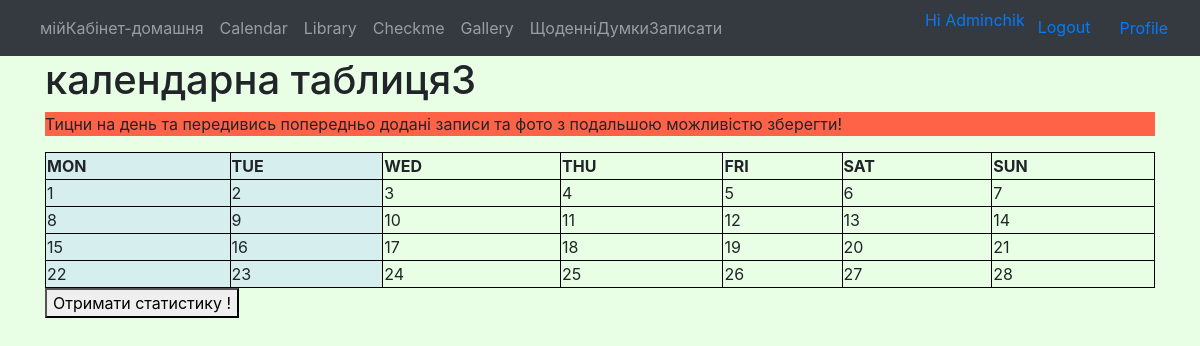
The page /calendar/ (signed in) on the database as committed earlier.
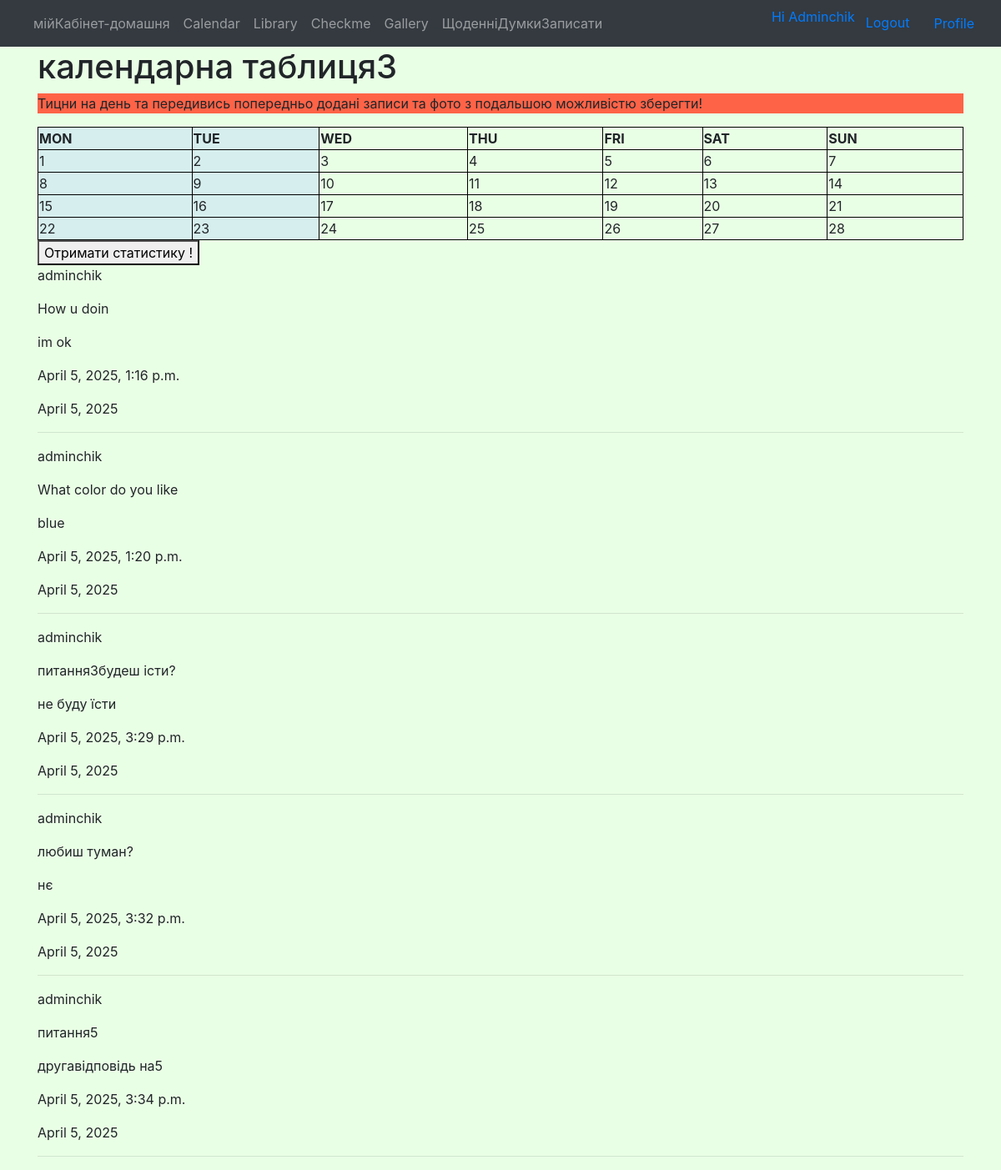
The same page on the database as committed later.
### mainapp/models.py (models this page shows, shortened)
class UserAnswer(models.Model):
    user = models.ForeignKey(User, on_delete=models.CASCADE)
    survey = models.ForeignKey(Survey, on_delete=models.CASCADE)
    answer_choice = models.ForeignKey(Answers, on_delete=models.CASCADE)
    answered_at = models.DateTimeField(auto_now_add=True)
    date = models.DateField()
    class Meta:
        unique_together = ('user', 'survey', 'date')  # Унікальна комбінація користувача, опитування і дати

class Survey(models.Model):
    question = models.CharField(max_length=100)
    def __str__(self):
        return self.question

class Answers(models.Model):
    survey = models.ForeignKey(Survey, related_name='answers', on_delete=models.CASCADE)
    choice_text = models.CharField(max_length=50)
    def __str__(self):
        return self.choice_text

### mainapp/views.py (the view)
# urls.py: path('calendar/', views.calendar, name='calendar'),
@login_required()
def calendar(request):
    user_answers = UserAnswer.objects.filter(user=request.user)
    return render(request, 'mainapp/calendar.html', {'user_answers': user_answers})

### templates/mainapp/calendar.html (shortened to what this page needs)
{% extends 'base.html' %}
{% block content %}
{% load static %}
<h1>календарна таблиця3</h1>
</head>
<link href="{% static 'mainapp/for_cal.css'%}" rel="stylesheet">
<body>
<p style="background-color:tomato;">Тицни на день та передивись попередньо додані записи та фото з подальшою можливістю зберегти! </p>
<table style="width: 100%;">
<colgroup>
  <col span="2" style="background-color: #D6EEEE">
</colgroup>
<tr>
<th>MON</th>
<th>TUE</th>
<th>WED</th>
<th>THU</th>
<th>FRI</th>
<th>SAT</th>
<th>SUN</th>
</tr>
<tr>
<td>1</td>
<td>2</td>
<td>3</td>
<td>4</td>
<td>5</td>
<td>6</td>
<td>7</td>
</tr>
<tr>
<td>8</td>
<td>9</td>
<td>10</td>
<td>11</td>
<td>12</td>
<td>13</td>
<td>14</td>
</tr>
<tr>
<td>15</td>
<td>16</td>
<td>17</td>
<td>18</td>
<td>19</td>
<td>20</td>
<td>21</td>
</tr>
<tr>
<td>22</td>
<td>23</td>
<td>24</td>
<td>25</td>
<td>26</td>
<td>27</td>
<td>28</td>
</tr>
</table>
<button type="button">Отримати статистику !</button>
</body>
</html>
{% for answer in user_answers  %}
    <p>{{ answer.user }}</p>
    <p>{{ answer.survey }}</p>
    <p>{{ answer.answer_choice }}</p>
    <p>{{ answer.answered_at }}</p>
    <p>{{ answer.date }}</p>
    <hr>
{% endfor %}
{% endblock %}

### templates/base.html (shortened to what this page needs)
<!DOCTYPE html>
<html lang="en">
{% load static %}
{% include 'menu.html' %}
  <head>
    <link rel="stylesheet" href="https://cdn.jsdelivr.net/npm/bootstrap@4.0.0/dist/css/bootstrap.min.css"
>
  </head>
<body>
    <main role="main" class="container">
      {% block content %}
        {% endblock %}
</body>
</html>

### templates/menu.html (shortened to what this page needs)
<nav class="navbar navbar-expand-md navbar-dark bg-dark fixed-left">
      <div class="collapse navbar-collapse" id="navbarsExampleDefault">
        <ul class="navbar-nav mr-auto">
            {% if request.user.is_authenticated %}
          <li class="nav-item ">
            <a class="nav-link" href="{% url 'mainapp:home' %}">мійКабінет-домашня</a>
          </li>
          <li class="nav-item">
            <a class="nav-link" href="{% url 'mainapp:calendar' %}">Calendar</a>
          </li>
            <li class="nav-item">
            <a class="nav-link" href="{% url 'mainapp:library_category_list' %}">Library</a>
            </li>
             <li class="nav-item">
            <a class="nav-link" href="{% url 'mainapp:checkme' %}">Checkme</a>
             </li>
             <li class="nav-item">
            <a class="nav-link" href="{% url 'gallery:gallery' %}">Gallery</a>
             </li>
             <li class="nav-item">
            <a class="nav-link" href="{% url 'mainapp:daily_post' %}">ЩоденніДумкиЗаписати</a>
             </li>
            {% endif %}
        </ul>
<nav class="nav">
	                {% if request.user.is_authenticated %}
		                	<a href="#">Hi {{ request.user | title }}</a>
	    	                <a href="{% url 'users:logout' %}" class="btn btn-outline">Logout</a>
                            <a href="{% url 'users:users_profile' %}" class="nav-item nav-link">Profile</a>
	                {% else %}
							<a href="{% url 'users:login' %}" class="btn btn-outline">Login</a>
                            <a href="{% url 'users:register' %}" class="btn btn-outline">Sing up</a>
	                {% endif %}
	              </nav>
      </div>
    </nav>

### static/mainapp/for_cal.css (style rules this page uses)
body { background-color: rgb(233, 255, 229); }

### templates/mainapp/calendar.html (style rules this page uses)
table, th, td { border: 1px solid black; border-collapse: collapse; }

Rows that differ between the two databases and show on the page:
added UserAnswer: user "adminchik", survey "How u doin", answer_choice "im ok", answered_at "April 5, 2025, 1:16 p.m.", date "April 5, 2025"
added UserAnswer: user "adminchik", survey "What color do you like", answer_choice "blue", answered_at "April 5, 2025, 1:20 p.m.", date "April 5, 2025"
added UserAnswer: user "adminchik", survey "питання3будеш істи?", answer_choice "не буду їсти", answered_at "April 5, 2025, 3:29 p.m.", date "April 5, 2025"
added UserAnswer: user "adminchik", survey "любиш туман?", answer_choice "нє", answered_at "April 5, 2025, 3:32 p.m.", date "April 5, 2025"
added UserAnswer: user "adminchik", survey "питання5", answer_choice "другавідповідь на5", answered_at "April 5, 2025, 3:34 p.m.", date "April 5, 2025"
